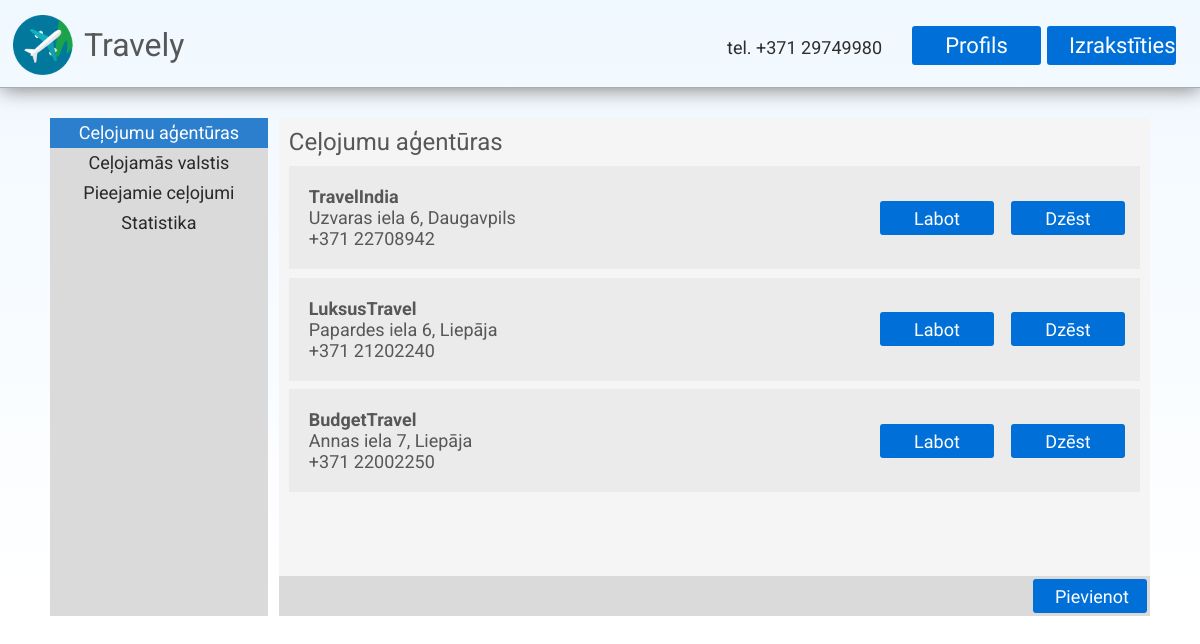
The page /admin/agencies (signed in) on the database as committed earlier.
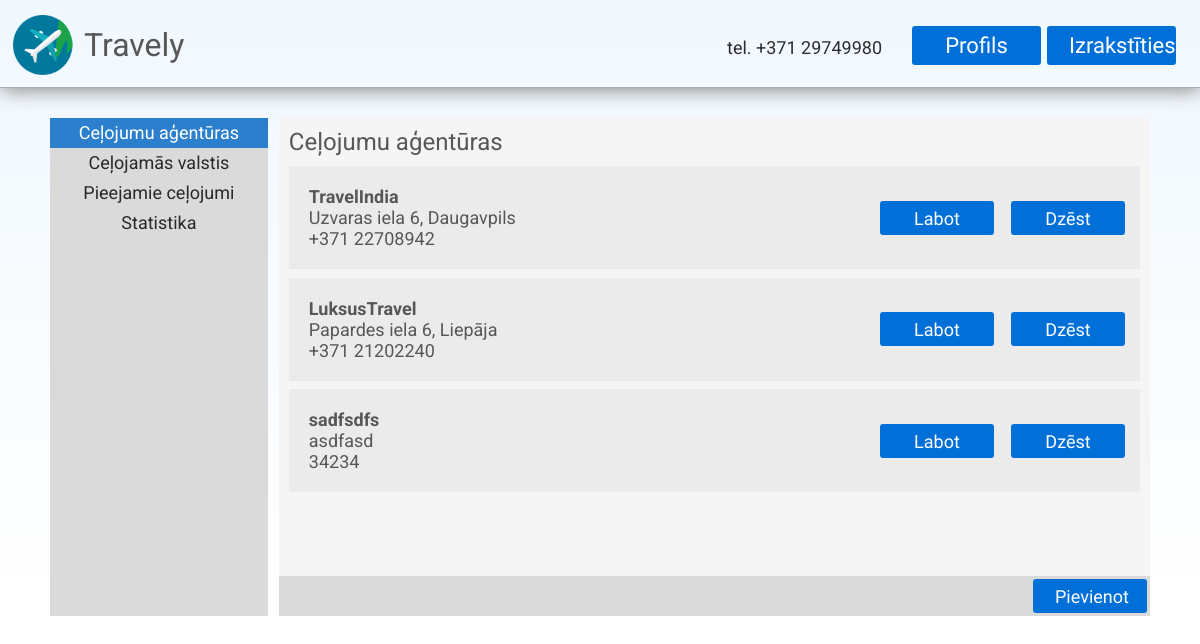
The same page on the database as committed later.
### models.py (models this page shows, shortened)
class Agency(db.Model):
    id = db.Column(db.Integer, primary_key=True)
    name = db.Column(db.String(120), nullable=False)
    address = db.Column(db.String(120))
    number = db.Column(db.String(18))
    children = db.relationship("Trip", cascade="all, delete")

### main.py (the view)
@app.route('/admin/agencies')
def admin_agencies():
    return render_template("templates/agencies.html", agencies = Agency.query.all()) if is_user_logged() and is_user_admin() else redirect(url_for("login"))

### main.py (called while the page is built)
def is_user_logged():
    try:
        return True if session['user'] != None else False
    except:
        return False

def is_user_admin():
    return True if is_user_logged() and User.query.filter_by(id=session['user']).first().role_id != 0 else False

### templates/templates/agencies.html
{% extends "admin.html" %}
{% block title %}
<div id="admin-page-content">
    <div id="ap-selector">
        <div id="ap-selector-list">
            <ul class="nav-ul">
                <li class="selector" id="selected">Ceļojumu aģentūras</li>
                <a href="/admin/countries"><li class="selector">Ceļojamās valstis</li></a>
                <a href="/admin/trips"><li class="selector">Pieejamie ceļojumi</li></a>
                <a href="/admin/statistics"><li class="selector">Statistika</li></a>
            </ul>
        </div>
        <div id="ap-selector-display">
            <h2 class="subtitle">Ceļojumu aģentūras</h2>
            <div id="ap-selector-display-list">
                {% if agencies %}
                    {% for agency in agencies %}
                    <div class="ap-list-member">
                        <ul class="list-ul">
                            <li style="font-weight: bold;">{{ agency.name }}</li>
                            <li>{{ agency.address }}</li>
                            <li>{{ agency.number }}</li>
                        </ul>
                        <a href="/admin/edit/agency/{{ agency.id }}" class="button" id="button-correct">Labot</a>
                        <a href="/admin/remove/agency/{{ agency.id }}" class="button" id="button-delete">Dzēst</a>
                    </div>
                    {% endfor %}
                {% else %}
                <p id="ap-description">Nav agencies, perhaps 404?</p>
                {% endif %}
            </div>
            <div id="ap-selector-footer">
                <a href="/admin/add/agencies" class="button" id="button-submit">Pievienot</a>
            </div>
        </div>
    </div>
</div>
{% endblock %}

Rows that differ between the two databases and show on the page:
removed Agency: name "BudgetTravel", address "Annas iela 7, Liepāja", number "+371 22002250"
added Agency: name "sadfsdfs", address "asdfasd", number "34234"
